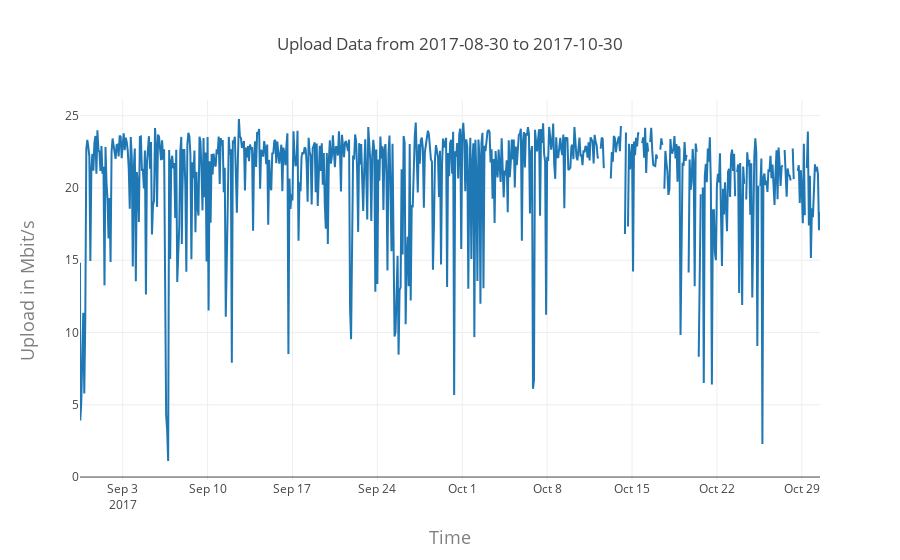

Notebook code cell kept with this figure:
### Code cell
upload_data = [Scatter(x=df.datetime, y=df.upload)]
upload_layout = Layout(
    title=f'Upload Data from {first_day} to {last_day}',
    xaxis=dict(
        title='Time',
        titlefont=dict(
            size=18,
            color='#7f7f7f'
        )
    ),
    yaxis=dict(
        title='Upload in Mbit/s',
        titlefont=dict(
            size=18,
            color='#7f7f7f'
        )
    )
)

iplot(Figure(data=upload_data, layout=upload_layout))

### Figure 1 — Plotly figure (JSON) as saved in the notebook; plotly's stock layout.template omitted (floating-point values rounded to 4 significant figures; data arrays with more than 128 entries replaced by an {"elided": "..."} marker saying what was removed)
{"data": [{"type": "scatter", "x": {"elided": "736 str values"}, "y": {"elided": "736 float values"}}], "layout": {"title": "Upload Data from 2017-08-30 to 2017-10-30", "xaxis": {"title": "Time", "titlefont": {"color": "#7f7f7f", "size": 18}}, "yaxis": {"title": "Upload in Mbit/s", "titlefont": {"color": "#7f7f7f", "size": 18}}}}
